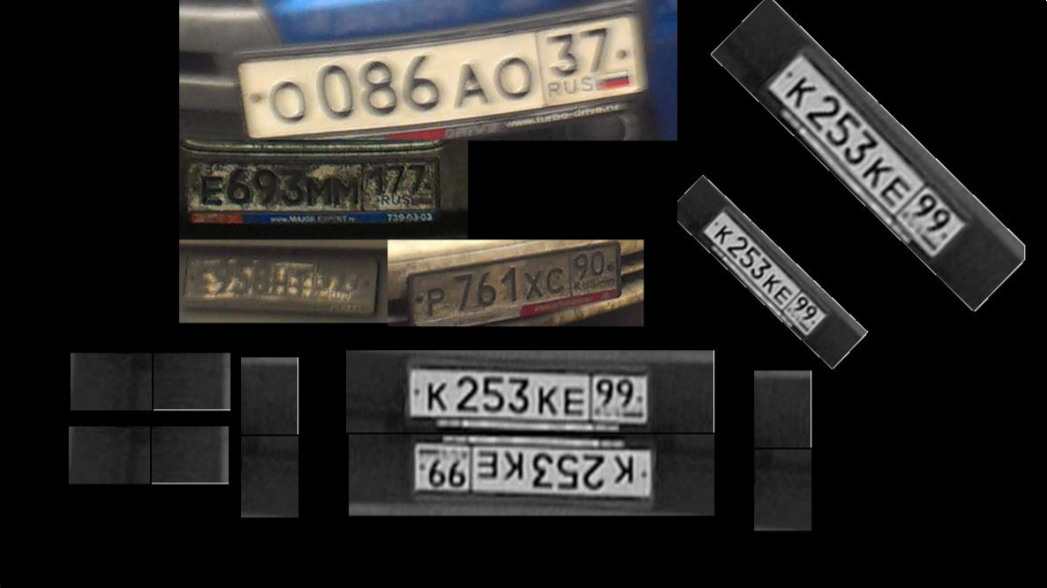
#> input picture numbers.png, 1047 x 588 px
$ jupyter execute --allow-errors idzLab4Normal.ipynb   (shell and % lines are left out)
#> lines starting #> are read from the running program, lines starting #| are printed output that depends on the picture; after the words box and inside, x2 and y2 are one past the last pixel; in counts of white or black regions, pixels touching at a corner belong together
[cell 1]
import cv2
import matplotlib.pyplot as plt
import numpy as np
import matplotlib.image as mpimg
import math
import os
import sys

os.environ["CUDA_VISIBLE_DEVICES"] = "0"

[cell 2]
def show(image):
    plt.figure(dpi=100, figsize=(7,7))
    plt.axis('off')
    plt.imshow(image, cmap='gray', vmin=0, vmax=255)

[cell 3]
image = cv2.imread("numbers.png")
#> image is the input picture: shape (588, 1047, 3); mean B, G, R 37.9, 39.8, 41.2
show(image)

[cell 4]
gray = cv2.cvtColor(image, cv2.COLOR_BGR2GRAY)
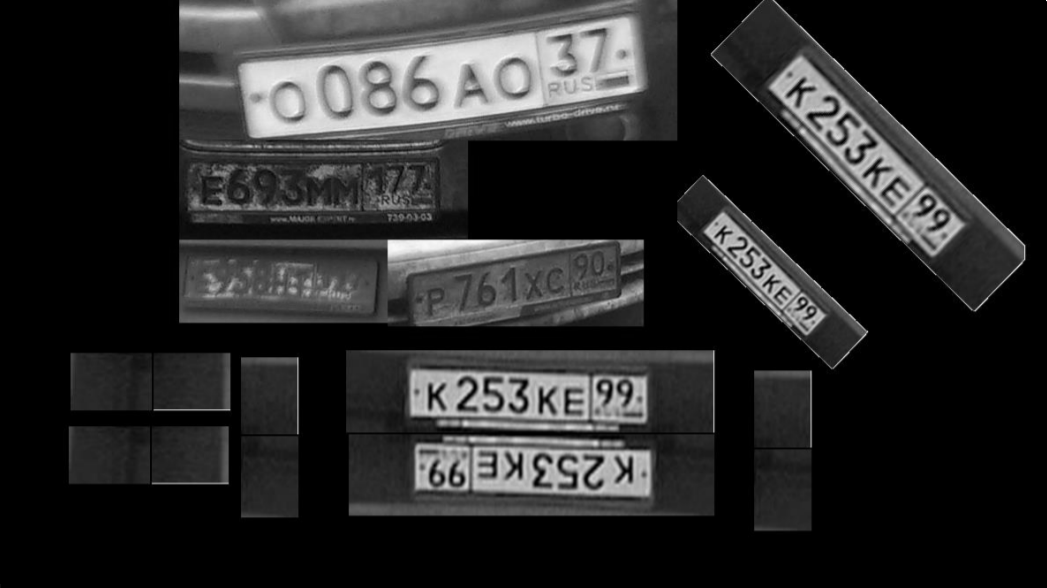
#> gray: shape (588, 1047); min 0, max 255, mean 40
grayM = gray.copy()
show(gray)

[cell 5]
clahe = cv2.createCLAHE(clipLimit=10, tileGridSize=(20, 20))#эквилизация гистограммы Contrast Limited Adaptive Histogram Equalization
gray = clahe.apply(gray)
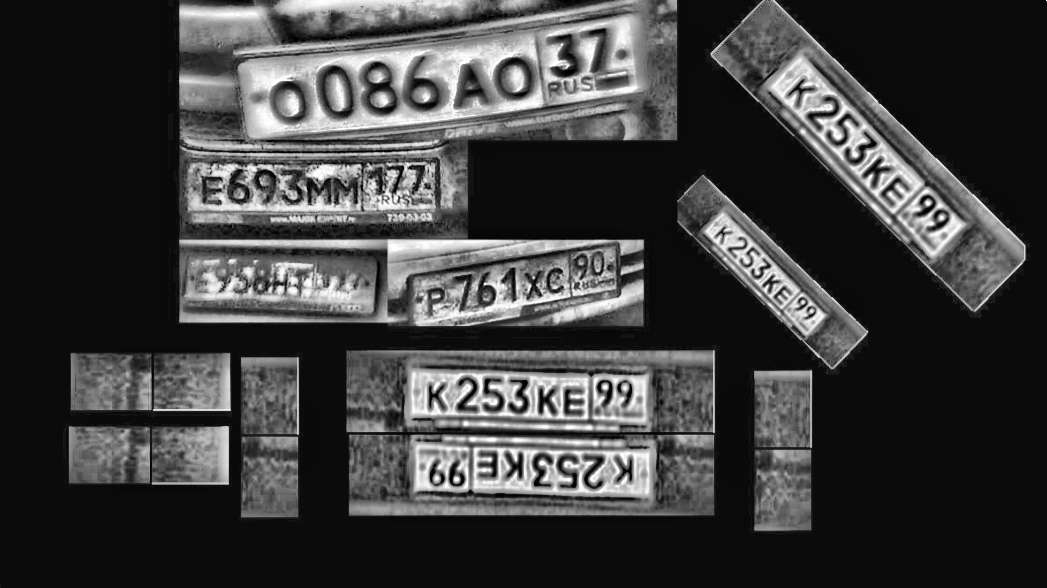
#> gray: shape (588, 1047); min 0, max 255, mean 61.5
gray = cv2.bilateralFilter(gray, 9, 50, 50)#двусторонняя фильтрация с сохранением краев https://homepages.inf.ed.ac.uk/rbf/CVonline/LOCAL_COPIES/MANDUCHI1/Bilateral_Filtering.html
show(gray)
grayCopies = gray.copy()

[cell 6]
_, gray = cv2.threshold(gray, 0, 255, cv2.THRESH_OTSU)
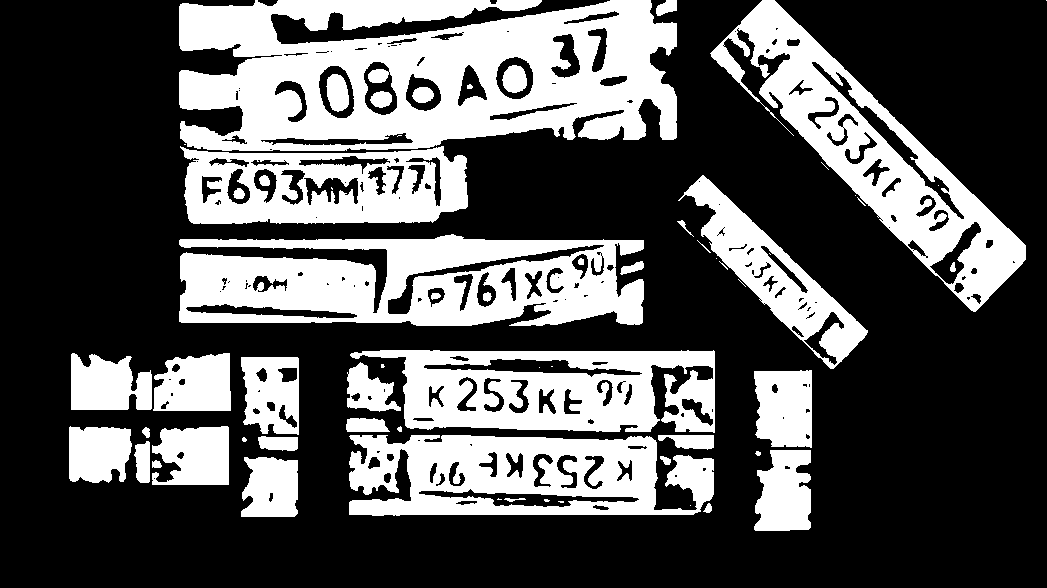
#> gray: shape (588, 1047); 33.7% white; 63 white regions (21 under 20 px), largest, box (x1, y1, x2, y2) and area: (179, 0, 677, 151) 52913, (179, 234, 644, 326) 30050, (710, 0, 1026, 312) 24082
gray = cv2.morphologyEx(gray, cv2.MORPH_OPEN, cv2.getStructuringElement(cv2.MORPH_ELLIPSE, (13, 13)))#13
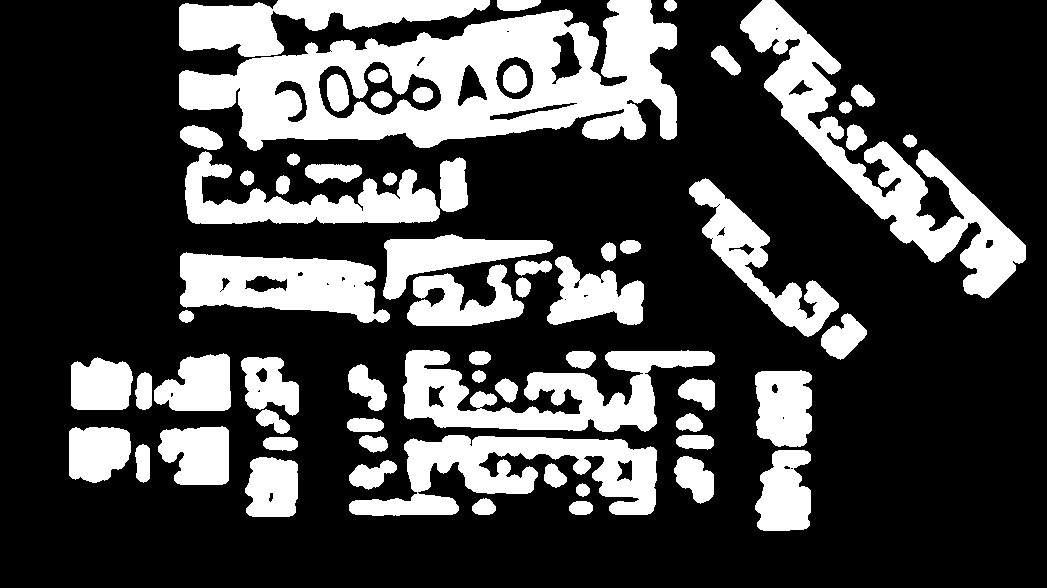
#> gray: shape (588, 1047); 27.8% white; 64 white regions, largest, box (x1, y1, x2, y2) and area: (179, 0, 677, 151) 38693, (740, 0, 1026, 299) 18104, (403, 350, 715, 432) 12308
gray = cv2.morphologyEx(gray, cv2.MORPH_CLOSE, cv2.getStructuringElement(cv2.MORPH_ELLIPSE, (7, 7)))#
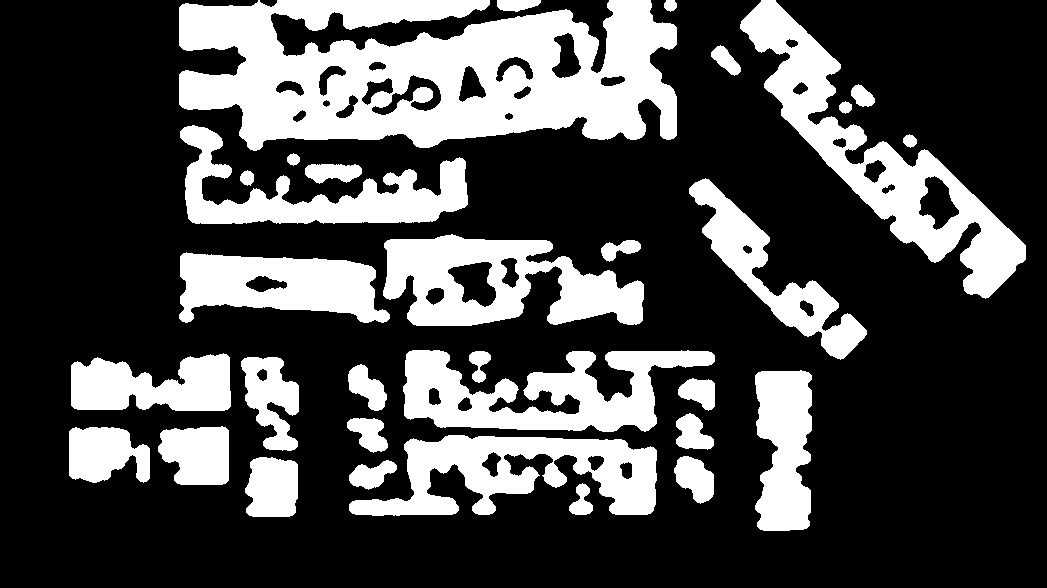
#> gray: shape (588, 1047); 28.7% white; 32 white regions, largest, box (x1, y1, x2, y2) and area: (179, 0, 677, 151) 51206, (740, 0, 1026, 299) 19240, (383, 234, 644, 326) 13909
#> (the rest of this cell did not finish here and is left out)

[cell 7]
plt.imshow(grayCopies, cmap='gray')

[cell 8]
grayMCopy = grayM.copy()
images = []
index = 0
#> (the rest of this cell did not finish here and is left out)

[cell 9]
show(grayCopies)

[cell 10]
NOMEROFF_NET_DIR = os.path.abspath('/')

sys.path.append(NOMEROFF_NET_DIR)

[cell 11]
from NomeroffNet.YoloV5Detector import Detector
#> (the rest of this cell did not finish here and is left out)

[cell 12]
from NomeroffNet.BBoxNpPoints import NpPointsCraft, getCvZoneRGB, convertCvZonesRGBtoBGR, reshapePoints
#> (the rest of this cell did not finish here and is left out)

[cell 13]
from NomeroffNet.TextDetector import TextDetector
from NomeroffNet.TextPostprocessing import textPostprocessing

#> (the rest of this cell did not finish here and is left out)

[cell 14]
from NomeroffNet.OptionsDetector import OptionsDetector

#> (the rest of this cell did not finish here and is left out)

[cell 15]
img=cv2.cvtColor(grayCopies, cv2.COLOR_BGR2RGB)#gray

#> (the rest of this cell did not finish here and is left out)

$ run again, with image.png copied over numbers.png
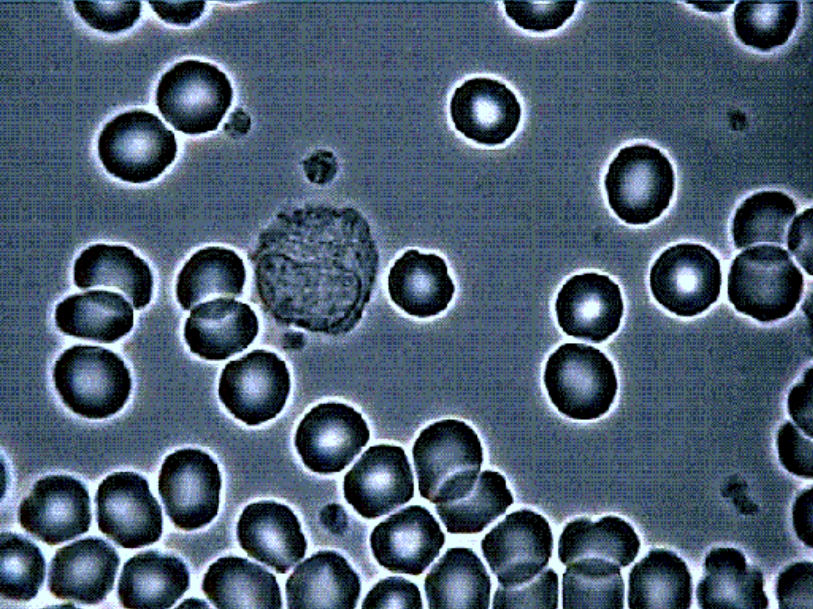
#> input picture image.png, 813 x 609 px
#> image is the input picture: shape (609, 813, 3); mean B, G, R 112, 93, 75.2
#> `_, gray = cv2.threshold(gray, 0, 255, cv2.THRESH_OTSU)`:
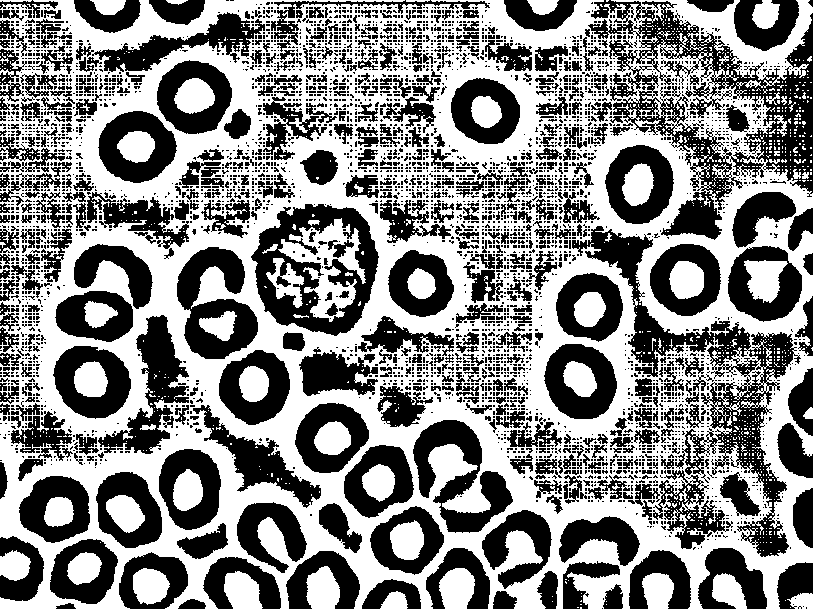
#> gray: shape (609, 813); 52.6% white; 4074 black regions (3467 under 20 px), largest, box (x1, y1, x2, y2) and area: (588, 0, 813, 240) 16175, (572, 226, 801, 557) 12383, (251, 204, 379, 336) 7745
#> `gray = cv2.morphologyEx(gray, cv2.MORPH_CLOSE, cv2.getStructuringEleme..`:
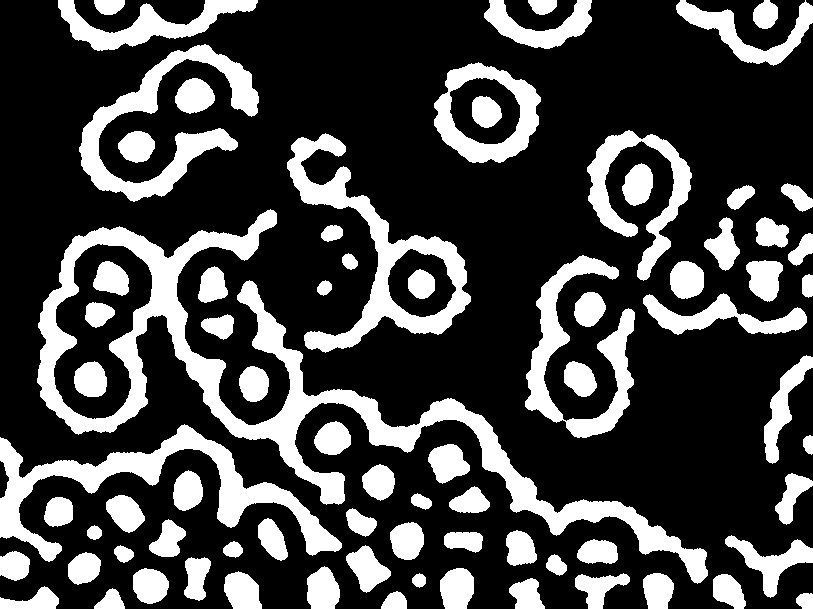
#> gray: shape (609, 813); 26.6% white; 78 white regions, largest, box (x1, y1, x2, y2) and area: (37, 209, 708, 584) 28660, (0, 424, 342, 562) 10155, (287, 133, 471, 353) 9131

$ run again, with money.jpg saved as numbers.png
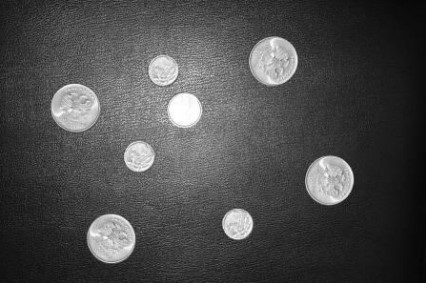
#> input picture money.jpg, 426 x 283 px
#> image is the input picture: shape (283, 426, 3); min 5, max 255, mean 74
#> `_, gray = cv2.threshold(gray, 0, 255, cv2.THRESH_OTSU)`:
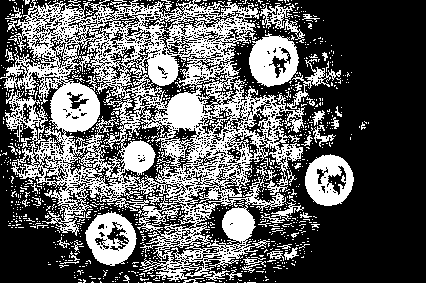
#> gray: shape (283, 426); 36.9% white; 1120 white regions (1069 under 20 px), largest, box (x1, y1, x2, y2) and area: (0, 0, 305, 282) 33358, (249, 33, 299, 87) 1791, (85, 211, 137, 266) 1675
#> `gray = cv2.morphologyEx(gray, cv2.MORPH_OPEN, cv2.getStructuringElemen..`:
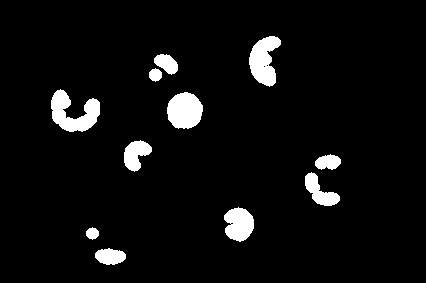
#> gray: shape (283, 426); 5.3% white; 11 white regions, largest, box (x1, y1, x2, y2) and area: (51, 89, 100, 132) 1166, (167, 92, 203, 129) 1036, (249, 36, 281, 87) 1028
